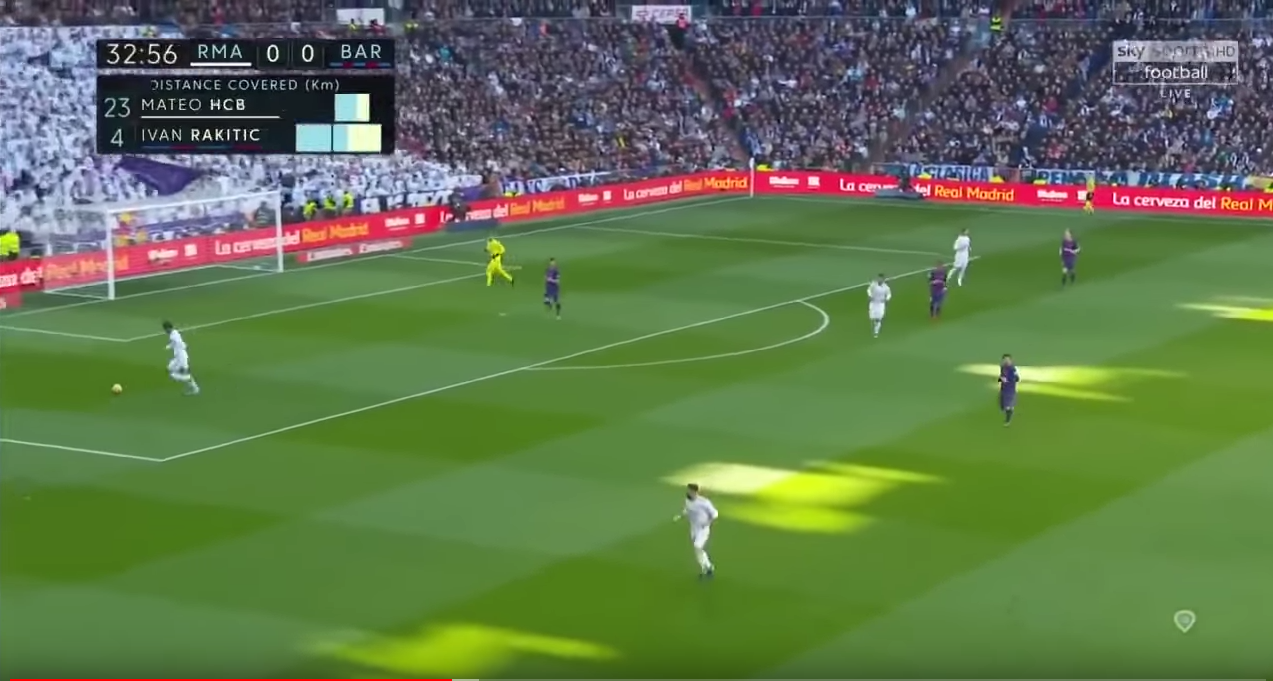
#> input picture python/image/angle1.png, 1273 x 681 px, found by its file name
$ python test.py
#> lines starting #> are read from the running program, lines starting #| are printed output that depends on the picture; after the words box and inside, x2 and y2 are one past the last pixel; in counts of white or black regions, pixels touching at a corner belong together
import cv2
import numpy as np

img = cv2.imread('./image/angle1.png')
#> img is the input picture: shape (681, 1273, 3); mean B, G, R 76.8, 118.9, 96.3
gray = cv2.cvtColor(img,cv2.COLOR_BGR2GRAY)
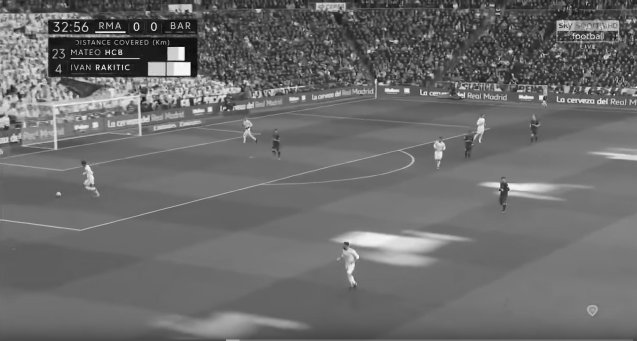
#> gray: shape (681, 1273) (shown at 1/2 size); min 0, max 255, mean 107.3
edges = cv2.Canny(gray,50,150,apertureSize = 3)
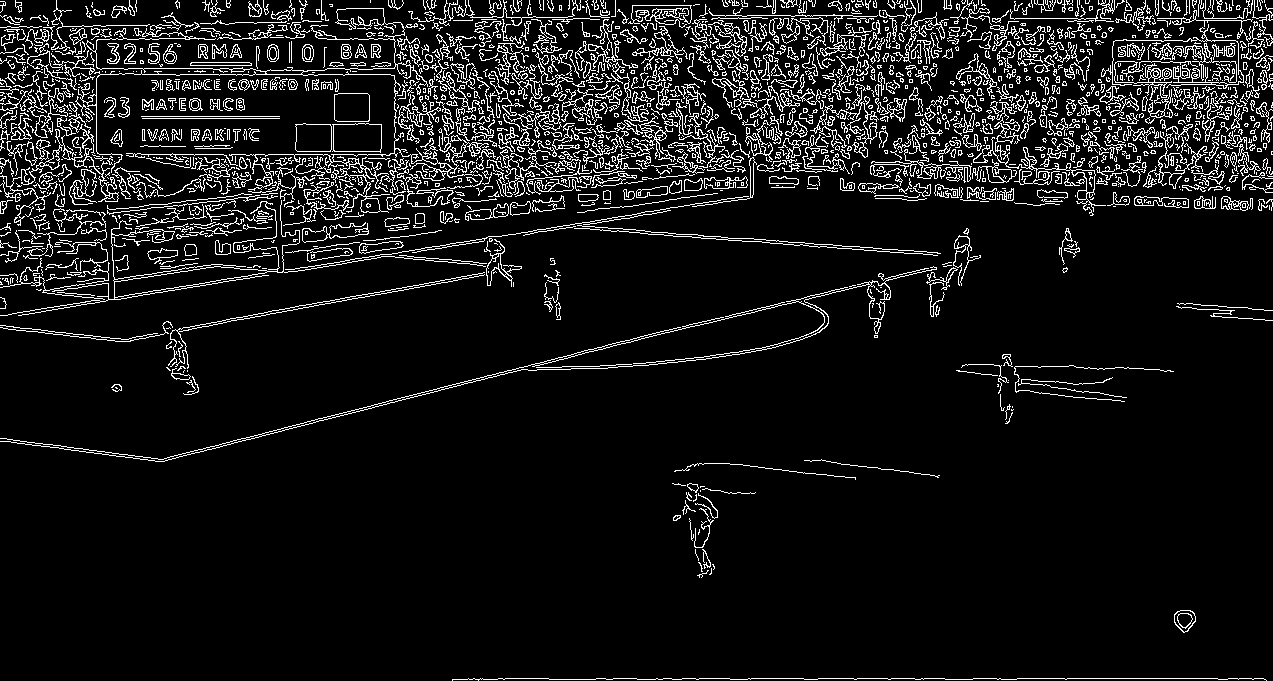
#> edges: shape (681, 1273); 8.6% white in thin lines or dots
minLineLength = 10
maxLineGap = 10
lines = cv2.HoughLinesP(edges,1,np.pi/180,100,minLineLength,maxLineGap)
#> lines = 244 rows, first 6: [434, 246, 445, 245], [193, 284, 209, 282], [505, 678, 548, 678], [99, 154, 110, 154], [180, 74, 218, 74], [368, 154, 385, 154]
for line in lines:
    x1,y1,x2,y2 = line[0]
    cv2.line(img,(x1,y1),(x2,y2),(0,255,0),2)
#> this loop made 244 passes
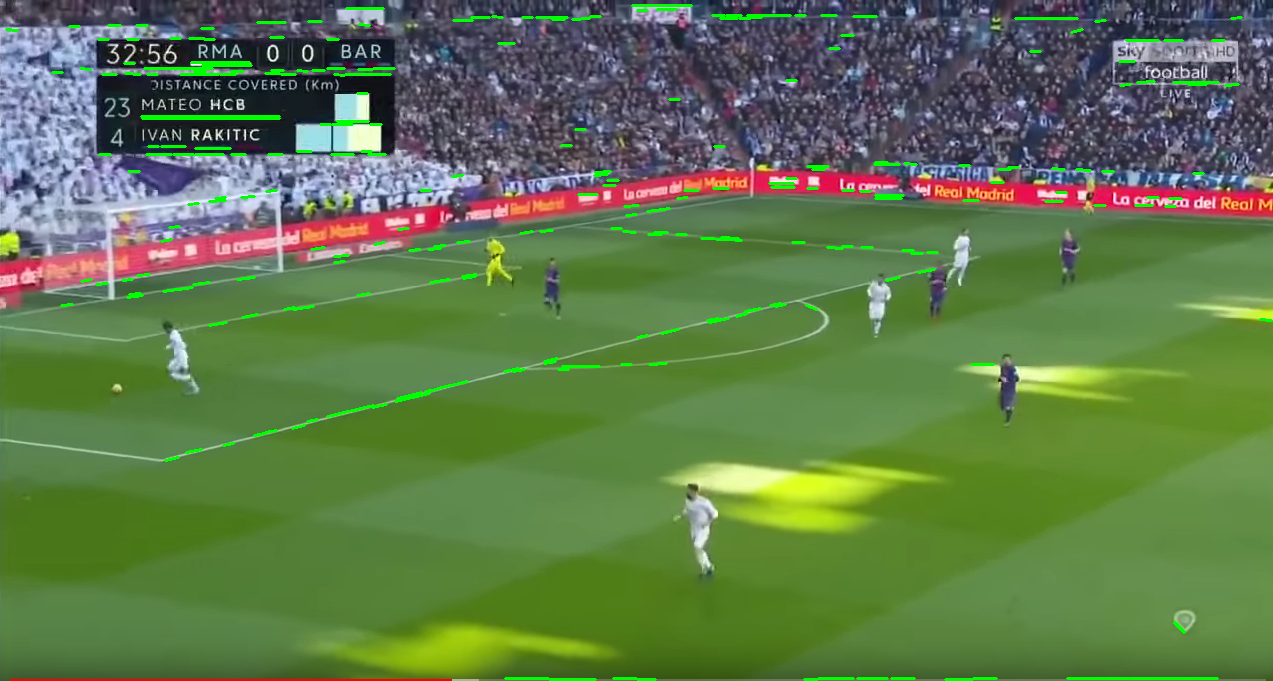
#> img: shape (681, 1273, 3); 1.59% of pixels changed, all inside (x1, y1, x2, y2) = (5, 4, 1273, 681)

cv2.imwrite('houghlines5.jpg',img)

$ run again, with python/image/angle2.png copied over python/image/angle1.png
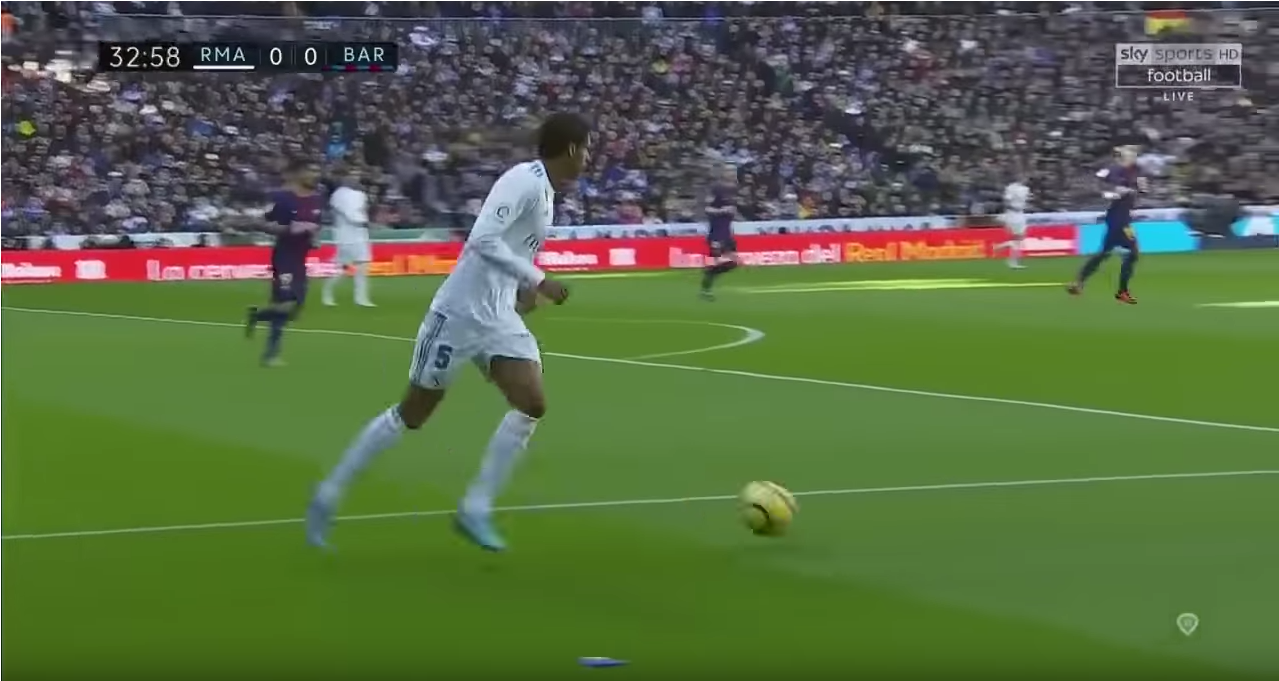
#> input picture python/image/angle2.png, 1279 x 681 px, found by its file name
#> img is the input picture: shape (681, 1279, 3); mean B, G, R 68.5, 106.6, 87.7
#> `edges = cv2.Canny(gray,50,150,apertureSize = 3)`:
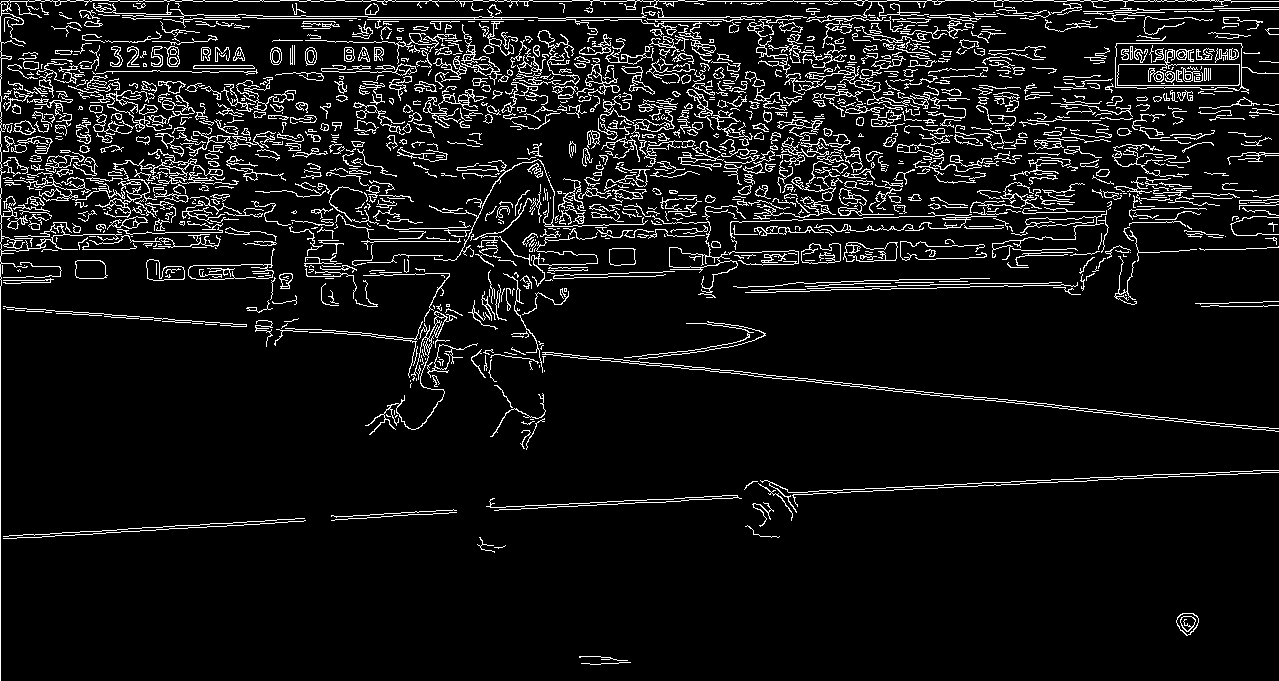
#> edges: shape (681, 1279); 8% white in thin lines or dots
#> lines = 489 rows, first 6: [264, 1, 279, 1], [868, 1, 886, 1], [533, 1, 571, 1], [658, 17, 726, 17], [553, 355, 577, 357], [1182, 473, 1200, 473]
#> the loop `for line in lines:` made 489 passes
#> after the loop `for line in lines:`:
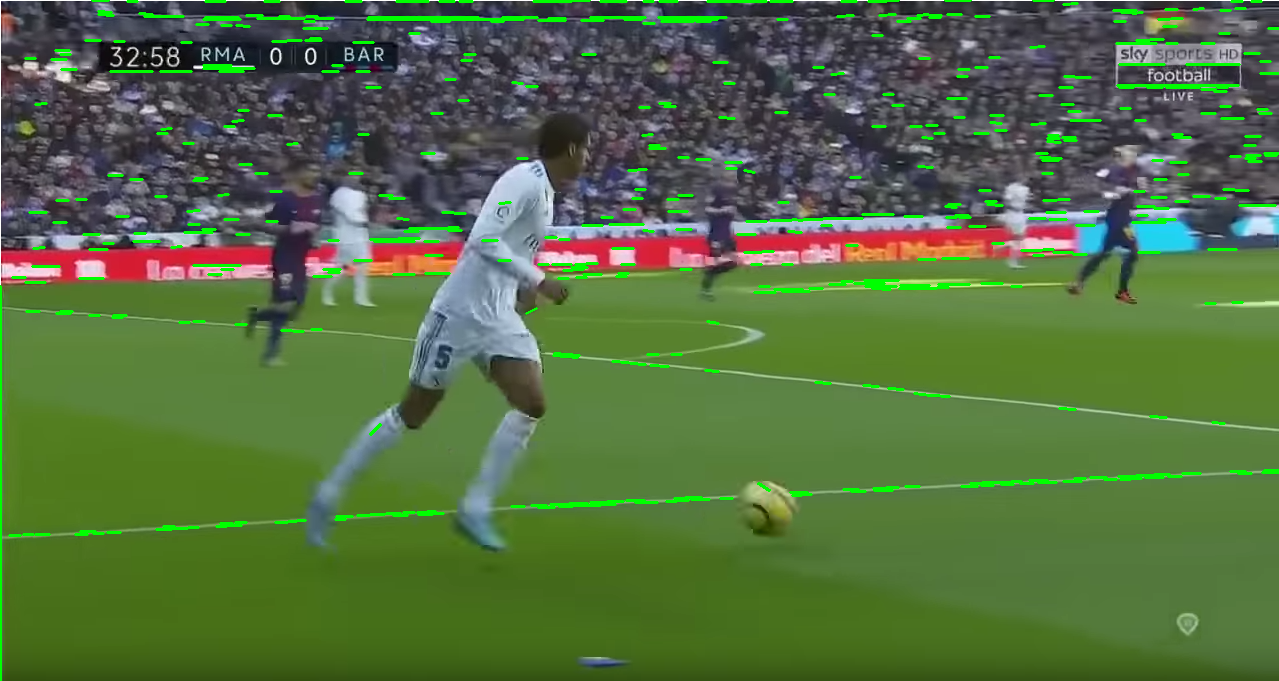
#> img: shape (681, 1279, 3); 2.99% of pixels changed, all inside (x1, y1, x2, y2) = (0, 0, 1279, 681)

$ run again, with python/image/angle3.png copied over python/image/angle1.png
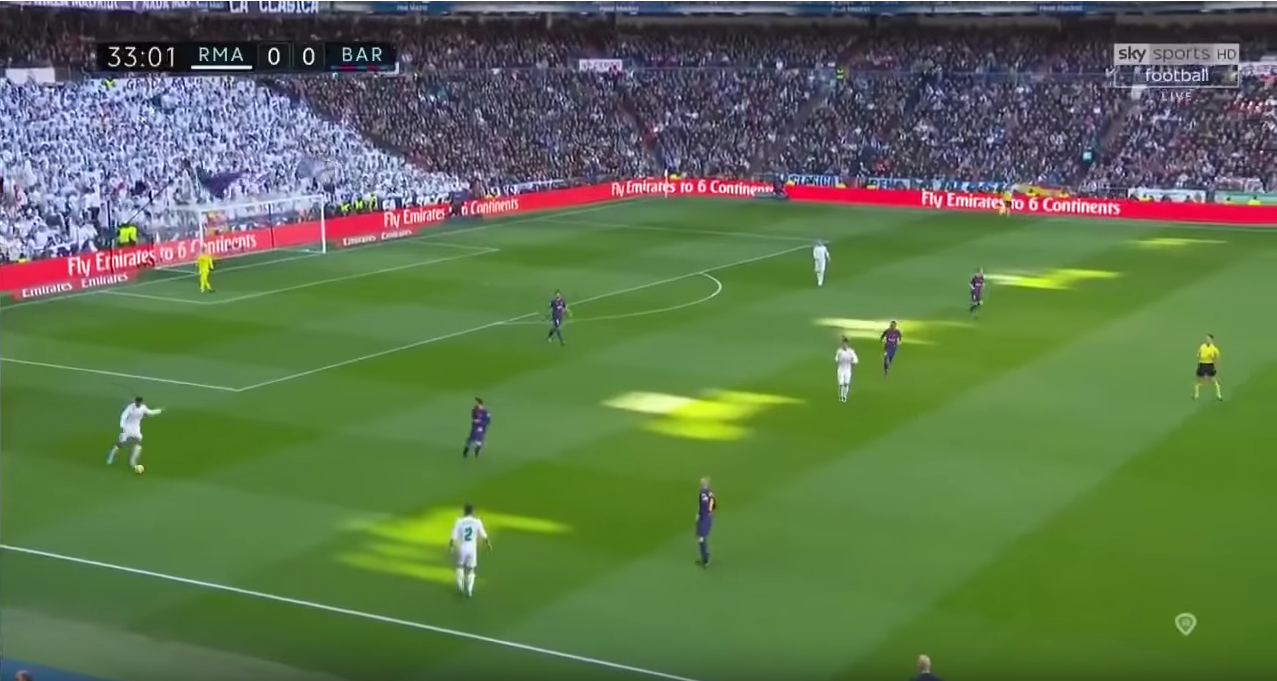
#> input picture python/image/angle3.png, 1277 x 681 px, found by its file name
#> img is the input picture: shape (681, 1277, 3); mean B, G, R 77.1, 115.7, 93.4
#> `edges = cv2.Canny(gray,50,150,apertureSize = 3)`:
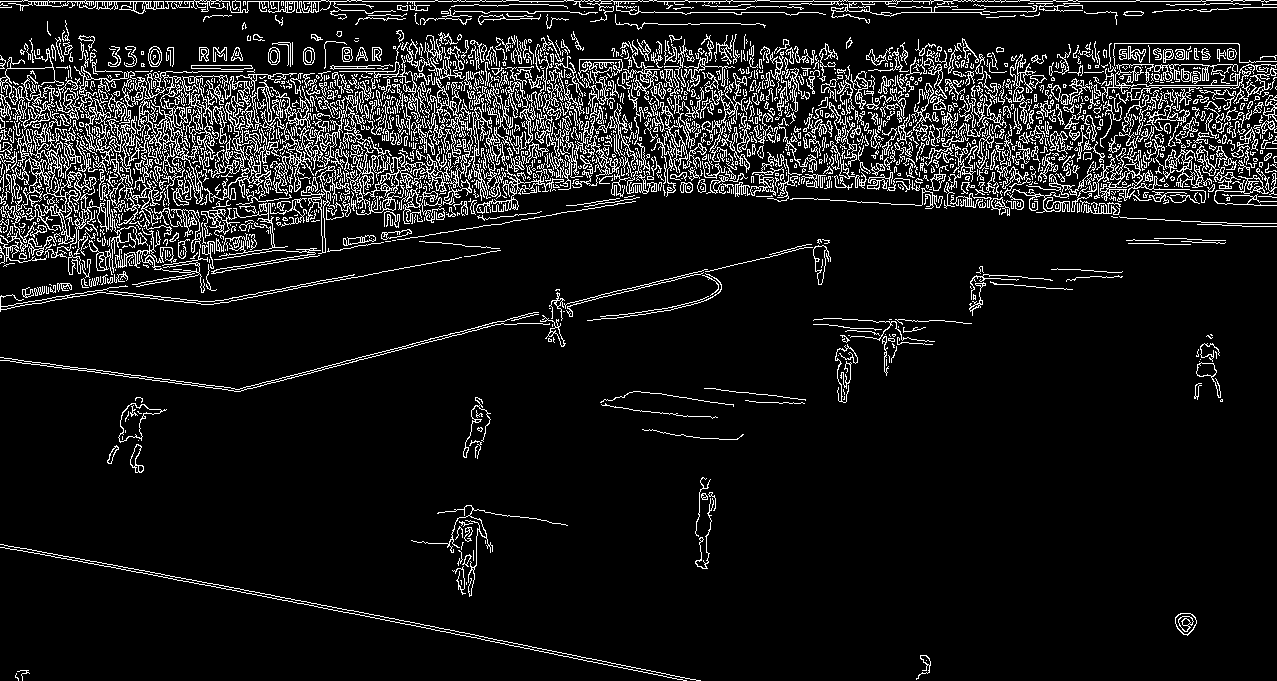
#> edges: shape (681, 1277); 9.8% white in thin lines or dots
#> lines = 150 rows, first 6: [519, 1, 563, 1], [49, 1, 65, 1], [657, 1, 684, 1], [466, 1, 479, 1], [814, 1, 838, 1], [1162, 85, 1190, 85]
#> the loop `for line in lines:` made 150 passes
#> after the loop `for line in lines:`:
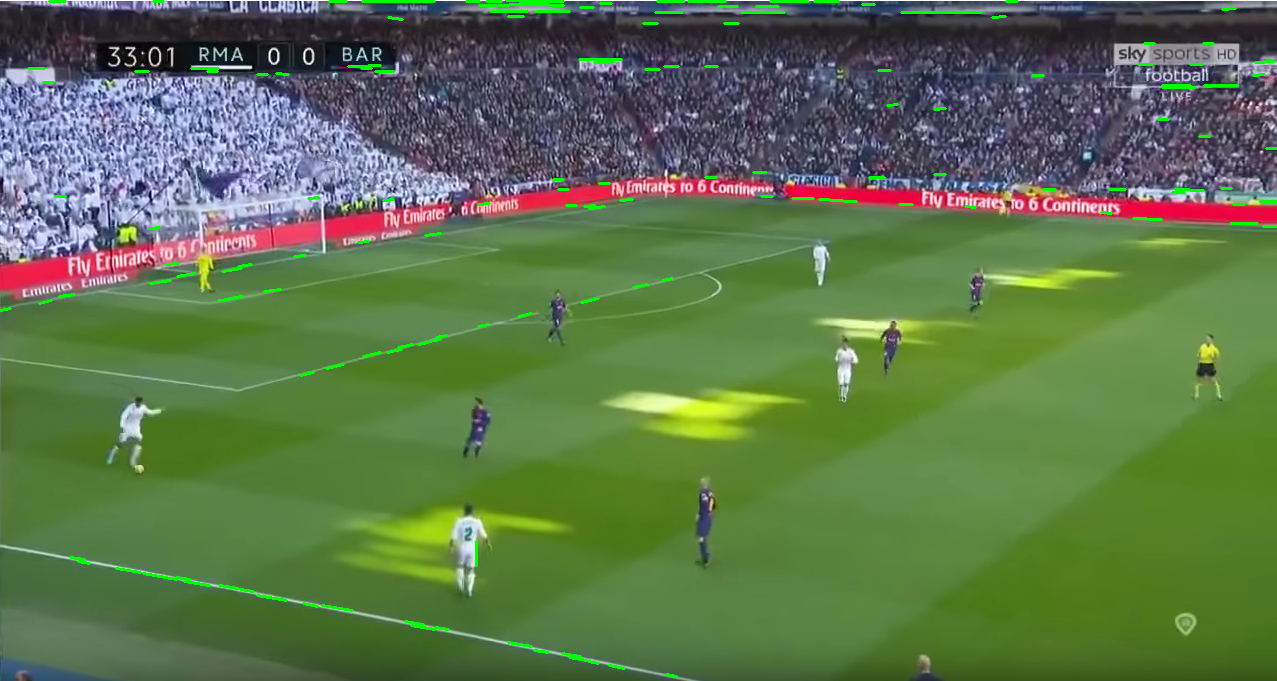
#> img: shape (681, 1277, 3); 0.94% of pixels changed, all inside (x1, y1, x2, y2) = (0, 0, 1277, 678)
